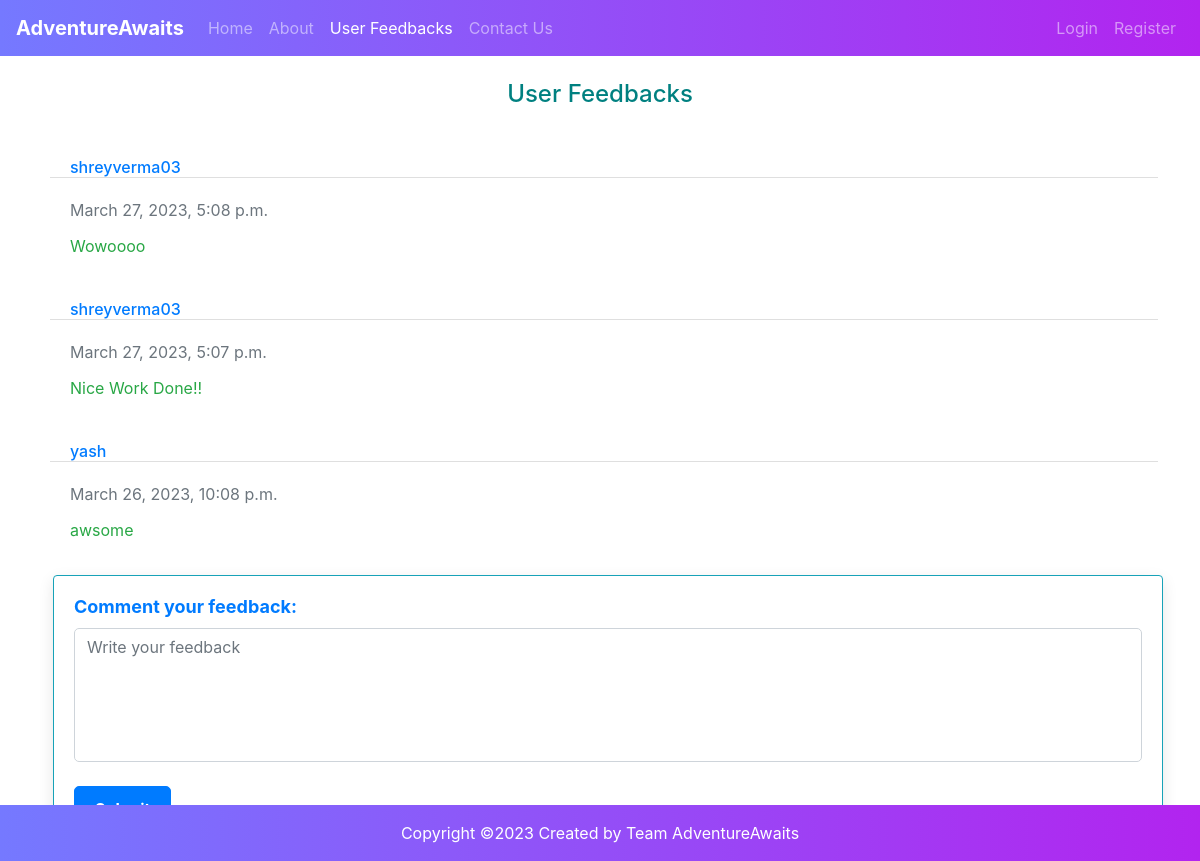
Screenshot of /feedback with the database file from the repository.
### bookingApp/models.py (models this page shows, shortened)
class Feedback(models.Model):
    name = models.CharField(verbose_name=_("name"), max_length=255, null=True, blank=True)
    feedback = models.TextField(null=True, blank=True)
    created_at = models.DateTimeField(auto_now_add=True, blank=True, null=True)
    updated_at = models.DateTimeField(auto_now=True, blank=True, null=True)

### bookingApp/views.py (the view, shortened to what this page needs)
# urls.py: path('feedback', Feedbacks.as_view(), name="feedback"),
class Feedbacks(View):
    def get(self, request):
        feedback = Feedback.objects.all().order_by('-id')
        return render(request, 'feedback.html', {'feedback': feedback})

### templates/feedback.html (shortened to what this page needs)
{% extends 'base.html' %}
{% block content %}
<div class="container">
    <div class="row">
        <div class="col-lg-12 text-center p-4 text-success">
            <h4 style="color: #008080">User Feedbacks</h4>
        </div>
        {% for feedback in feedback %}
        <div class="col-lg-12 m-1">
            <div class="card border border-white">
                <h6 class="card-header bg-white pb-0 text-primary">{{feedback.name}}</h6>
                <div class="card-body">
                    <p class="card-title text-secondary pt-0">{{feedback.created_at}}</p>
                    <p class="card-text text-success">{{feedback.feedback}}</p>
                </div>
            </div>
        </div>
        {% endfor %}
        <div class="col-lg-12 m-2">
            <div class="card border border-info card-form">
                <div class="card-body">
                    <form method="post" action="feedback">
                        <h6 class="card-title">Comment your feedback:</h6>
                        <textarea class="form-control" rows="5" id="feedback" name="feedback" placeholder="Write your feedback"></textarea>
                        <br>
                    </form>
                </div>
            </div>
        </div>
    </div>
</div>
{% endblock content %}

### templates/feedback.html (style rules this page uses)
.card { transform-style: preserve-3d; transition: all 0.5s ease-out; }
.card-form { background-color: #f8f9fa; border-radius: 10px; box-shadow: 0px 5px 15px rgba(0, 0, 0, 0.1); }
.card-form h6 { font-size: 18px; font-weight: bold; color: #007bff; margin-bottom: 10px; }
.card-form textarea { font-size: 16px; border-radius: 5px; resize: none; }

### rows the page displays
Feedback: name "shreyverma03", created_at "March 27, 2023, 5:08 p.m.", feedback "Wowoooo"
Feedback: name "shreyverma03", created_at "March 27, 2023, 5:07 p.m.", feedback "Nice Work Done!!"
Feedback: name "yash", created_at "March 26, 2023, 10:08 p.m.", feedback "awsome"
